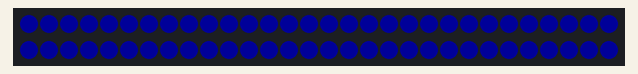
Simulated run of this program. Board: CircuitPython board. Parts: 60 RGB LEDs in strip order, left to right, continuing on the next row. Dim RGB values are drawn brighter than linear.

Above: at 0.1 s.
At 5.6 s:
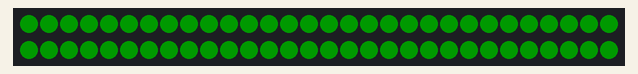

Measured:
- by itself, everything shown: repeats every 11.1 s, in 41 steps
- what the display in image 1 shows lasts 0.5 s, from 5.6 s to 6.1 s

The program:

police.py
```python
import time
import board
import neopixel
import random
from collections import deque

# Choose an open pin connected to the Data In of the NeoPixel strip, i.e. board.D18
# NeoPixels must be connected to D10, D12, D18 or D21 to work.
pixel_pin = board.D21
sleepyTime = 0.05
bright = .1
num_pixels = 60
ORDER = neopixel.RGB
pixels = neopixel.NeoPixel(pixel_pin, num_pixels, brightness=bright, auto_write=False, pixel_order=ORDER)
RED = (0,255,0)
BLUE = (0,0,255)
OFF = (0,0,0)

def flicker(color1, color2,interval,n):
    for i in range(n):
        pixels.fill(color1)
        pixels.show()
        time.sleep(interval)
        pixels.fill(color2)
        pixels.show()
        time.sleep(interval)


while True:
  pixels.fill(BLUE)
  pixels.show()
  time.sleep(.5)
  flicker(RED,OFF,.25,5)

  flicker(RED,BLUE,.25,5)

  pixels.fill(RED)
  pixels.show()
  time.sleep(.5)
  flicker(BLUE,OFF,.25,5)

  flicker(RED,BLUE,.25,5)
```
